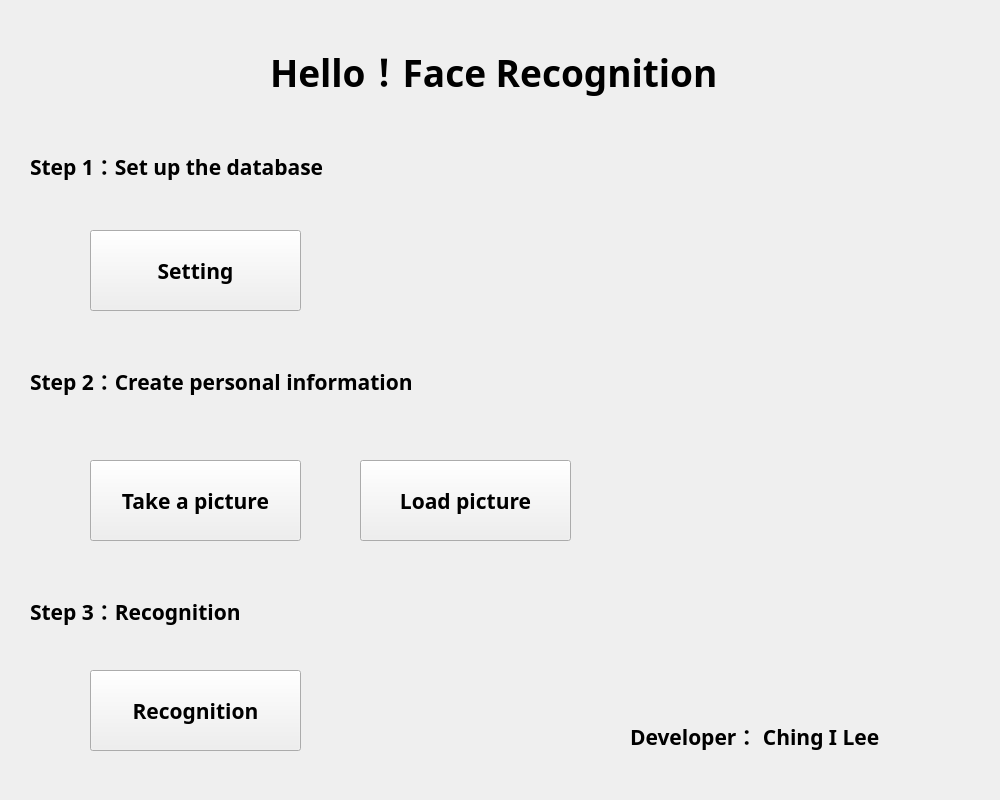
<?xml version="1.0" encoding="UTF-8"?>
<ui version="4.0">
 <class>MainWindow</class>
 <widget class="QMainWindow" name="MainWindow">
  <property name="geometry">
   <rect>
    <x>0</x>
    <y>0</y>
    <width>1000</width>
    <height>800</height>
   </rect>
  </property>
  <property name="minimumSize">
   <size>
    <width>1000</width>
    <height>800</height>
   </size>
  </property>
  <property name="maximumSize">
   <size>
    <width>1000</width>
    <height>800</height>
   </size>
  </property>
  <property name="windowTitle">
   <string>MainWindow</string>
  </property>
  <widget class="QWidget" name="centralwidget">
   <property name="maximumSize">
    <size>
     <width>1000</width>
     <height>1000</height>
    </size>
   </property>
   <widget class="QStackedWidget" name="stackedWidget">
    <property name="geometry">
     <rect>
      <x>10</x>
      <y>10</y>
      <width>971</width>
      <height>781</height>
     </rect>
    </property>
    <property name="currentIndex">
     <number>0</number>
    </property>
    <widget class="QWidget" name="MainPage">
     <widget class="QPushButton" name="PhotoButton">
      <property name="geometry">
       <rect>
        <x>80</x>
        <y>450</y>
        <width>211</width>
        <height>81</height>
       </rect>
      </property>
      <property name="font">
       <font>
        <family>Bahnschrift SemiBold SemiConden</family>
        <pointsize>16</pointsize>
        <weight>75</weight>
        <bold>true</bold>
       </font>
      </property>
      <property name="text">
       <string>Take a picture</string>
      </property>
     </widget>
     <widget class="QPushButton" name="LoadButton">
      <property name="geometry">
       <rect>
        <x>350</x>
        <y>450</y>
        <width>211</width>
        <height>81</height>
       </rect>
      </property>
      <property name="font">
       <font>
        <family>Bahnschrift SemiBold SemiConden</family>
        <pointsize>16</pointsize>
        <weight>75</weight>
        <bold>true</bold>
       </font>
      </property>
      <property name="text">
       <string>Load picture</string>
      </property>
     </widget>
     <widget class="QLabel" name="Step1_label">
      <property name="geometry">
       <rect>
        <x>20</x>
        <y>140</y>
        <width>811</width>
        <height>61</height>
       </rect>
      </property>
      <property name="minimumSize">
       <size>
        <width>800</width>
        <height>0</height>
       </size>
      </property>
      <property name="font">
       <font>
        <family>Bahnschrift SemiBold SemiConden</family>
        <pointsize>16</pointsize>
        <weight>75</weight>
        <bold>true</bold>
       </font>
      </property>
      <property name="text">
       <string>Step 1：Set up the database
</string>
      </property>
     </widget>
     <widget class="QLabel" name="main_label">
      <property name="geometry">
       <rect>
        <x>260</x>
        <y>10</y>
        <width>571</width>
        <height>101</height>
       </rect>
      </property>
      <property name="minimumSize">
       <size>
        <width>570</width>
        <height>0</height>
       </size>
      </property>
      <property name="font">
       <font>
        <family>Bahnschrift SemiBold SemiConden</family>
        <pointsize>28</pointsize>
        <weight>75</weight>
        <bold>true</bold>
       </font>
      </property>
      <property name="text">
       <string>Hello！Face Recognition</string>
      </property>
     </widget>
     <widget class="QLabel" name="Step2_label">
      <property name="geometry">
       <rect>
        <x>20</x>
        <y>340</y>
        <width>800</width>
        <height>61</height>
       </rect>
      </property>
      <property name="minimumSize">
       <size>
        <width>800</width>
        <height>0</height>
       </size>
      </property>
      <property name="font">
       <font>
        <family>Bahnschrift SemiBold SemiConden</family>
        <pointsize>16</pointsize>
        <weight>75</weight>
        <bold>true</bold>
       </font>
      </property>
      <property name="text">
       <string>Step 2：Create personal information</string>
      </property>
     </widget>
     <widget class="QPushButton" name="DBSetButton">
      <property name="geometry">
       <rect>
        <x>80</x>
        <y>220</y>
        <width>211</width>
        <height>81</height>
       </rect>
      </property>
      <property name="font">
       <font>
        <family>Bahnschrift SemiBold SemiConden</family>
        <pointsize>16</pointsize>
        <weight>75</weight>
        <bold>true</bold>
       </font>
      </property>
      <property name="text">
       <string>Setting</string>
      </property>
     </widget>
     <widget class="QLabel" name="Step3_label">
      <property name="geometry">
       <rect>
        <x>20</x>
        <y>570</y>
        <width>800</width>
        <height>61</height>
       </rect>
      </property>
      <property name="minimumSize">
       <size>
        <width>800</width>
        <height>0</height>
       </size>
      </property>
      <property name="font">
       <font>
        <family>Bahnschrift SemiBold SemiConden</family>
        <pointsize>16</pointsize>
        <weight>75</weight>
        <bold>true</bold>
       </font>
      </property>
      <property name="text">
       <string>Step 3：Recognition</string>
      </property>
     </widget>
     <widget class="QPushButton" name="RecogButton">
      <property name="geometry">
       <rect>
        <x>80</x>
        <y>660</y>
        <width>211</width>
        <height>81</height>
       </rect>
      </property>
      <property name="font">
       <font>
        <family>Bahnschrift SemiBold SemiConden</family>
        <pointsize>16</pointsize>
        <weight>75</weight>
        <bold>true</bold>
       </font>
      </property>
      <property name="text">
       <string>Recognition</string>
      </property>
     </widget>
     <widget class="QLabel" name="Developer_label">
      <property name="geometry">
       <rect>
        <x>620</x>
        <y>690</y>
        <width>341</width>
        <height>71</height>
       </rect>
      </property>
      <property name="minimumSize">
       <size>
        <width>241</width>
        <height>71</height>
       </size>
      </property>
      <property name="font">
       <font>
        <family>Bahnschrift SemiBold SemiConden</family>
        <pointsize>16</pointsize>
        <weight>75</weight>
        <bold>true</bold>
       </font>
      </property>
      <property name="text">
       <string>Developer： Ching I Lee</string>
      </property>
     </widget>
    </widget>
    <widget class="QWidget" name="DBpage">
     <widget class="QWidget" name="layoutWidget_2">
      <property name="geometry">
       <rect>
        <x>40</x>
        <y>330</y>
        <width>901</width>
        <height>72</height>
       </rect>
      </property>
      <layout class="QHBoxLayout" name="horizontalLayout_2">
       <item>
        <widget class="QLabel" name="DBPath">
         <property name="minimumSize">
          <size>
           <width>150</width>
           <height>70</height>
          </size>
         </property>
         <property name="maximumSize">
          <size>
           <width>200</width>
           <height>70</height>
          </size>
         </property>
         <property name="font">
          <font>
           <family>Bahnschrift SemiBold SemiConden</family>
           <pointsize>16</pointsize>
           <weight>75</weight>
           <bold>true</bold>
          </font>
         </property>
         <property name="text">
          <string>Database path：</string>
         </property>
        </widget>
       </item>
       <item>
        <widget class="QTextEdit" name="DBtext">
         <property name="minimumSize">
          <size>
           <width>0</width>
           <height>60</height>
          </size>
         </property>
         <property name="maximumSize">
          <size>
           <width>16777215</width>
           <height>60</height>
          </size>
         </property>
         <property name="font">
          <font>
           <family>Bahnschrift SemiBold SemiConden</family>
           <pointsize>16</pointsize>
           <weight>75</weight>
           <bold>true</bold>
          </font>
         </property>
         <property name="focusPolicy">
          <enum>Qt::NoFocus</enum>
         </property>
        </widget>
       </item>
       <item>
        <widget class="QPushButton" name="BrowseButton">
         <property name="minimumSize">
          <size>
           <width>120</width>
           <height>70</height>
          </size>
         </property>
         <property name="maximumSize">
          <size>
           <width>120</width>
           <height>70</height>
          </size>
         </property>
         <property name="font">
          <font>
           <family>Bahnschrift SemiBold SemiConden</family>
           <pointsize>16</pointsize>
           <weight>75</weight>
           <bold>true</bold>
          </font>
         </property>
         <property name="text">
          <string>browse</string>
         </property>
        </widget>
       </item>
      </layout>
     </widget>
     <widget class="QPushButton" name="DBSaveButton">
      <property name="geometry">
       <rect>
        <x>470</x>
        <y>630</y>
        <width>150</width>
        <height>70</height>
       </rect>
      </property>
      <property name="minimumSize">
       <size>
        <width>150</width>
        <height>70</height>
       </size>
      </property>
      <property name="maximumSize">
       <size>
        <width>400</width>
        <height>70</height>
       </size>
      </property>
      <property name="font">
       <font>
        <family>Bahnschrift SemiBold SemiConden</family>
        <pointsize>16</pointsize>
        <weight>75</weight>
        <bold>true</bold>
       </font>
      </property>
      <property name="text">
       <string>Save</string>
      </property>
     </widget>
     <widget class="QPushButton" name="DBBackButton">
      <property name="geometry">
       <rect>
        <x>680</x>
        <y>630</y>
        <width>150</width>
        <height>70</height>
       </rect>
      </property>
      <property name="minimumSize">
       <size>
        <width>150</width>
        <height>70</height>
       </size>
      </property>
      <property name="maximumSize">
       <size>
        <width>200</width>
        <height>70</height>
       </size>
      </property>
      <property name="font">
       <font>
        <family>Bahnschrift SemiBold SemiConden</family>
        <pointsize>16</pointsize>
        <weight>75</weight>
        <bold>true</bold>
       </font>
      </property>
      <property name="text">
       <string>Back</string>
      </property>
     </widget>
     <widget class="QLabel" name="DBSet_label">
      <property name="geometry">
       <rect>
        <x>50</x>
        <y>150</y>
        <width>571</width>
        <height>101</height>
       </rect>
      </property>
      <property name="font">
       <font>
        <family>Bahnschrift SemiBold SemiConden</family>
        <pointsize>18</pointsize>
        <weight>75</weight>
        <bold>true</bold>
       </font>
      </property>
      <property name="text">
       <string>Please select the database path to save.</string>
      </property>
     </widget>
     <widget class="QLabel" name="Step1_label_1">
      <property name="geometry">
       <rect>
        <x>30</x>
        <y>30</y>
        <width>401</width>
        <height>61</height>
       </rect>
      </property>
      <property name="font">
       <font>
        <family>Bahnschrift SemiBold SemiConden</family>
        <pointsize>24</pointsize>
        <weight>75</weight>
        <bold>true</bold>
       </font>
      </property>
      <property name="text">
       <string>Step 1：Database settings</string>
      </property>
     </widget>
    </widget>
    <widget class="QWidget" name="CameraPage">
     <widget class="QStackedWidget" name="CameraWidget">
      <property name="geometry">
       <rect>
        <x>20</x>
        <y>100</y>
        <width>931</width>
        <height>451</height>
       </rect>
      </property>
      <property name="currentIndex">
       <number>2</number>
      </property>
      <widget class="QWidget" name="CameraViewPage">
       <widget class="QCameraViewfinder" name="CameraView" native="true">
        <property name="geometry">
         <rect>
          <x>140</x>
          <y>30</y>
          <width>671</width>
          <height>391</height>
         </rect>
        </property>
        <property name="maximumSize">
         <size>
          <width>1000</width>
          <height>1000</height>
         </size>
        </property>
       </widget>
      </widget>
      <widget class="QWidget" name="CapturedImagePage">
       <widget class="QLabel" name="CapturedImage">
        <property name="geometry">
         <rect>
          <x>140</x>
          <y>30</y>
          <width>671</width>
          <height>391</height>
         </rect>
        </property>
        <property name="minimumSize">
         <size>
          <width>0</width>
          <height>0</height>
         </size>
        </property>
        <property name="maximumSize">
         <size>
          <width>1000</width>
          <height>1000</height>
         </size>
        </property>
        <property name="text">
         <string/>
        </property>
       </widget>
      </widget>
      <widget class="QWidget" name="ChooseImagePage">
       <widget class="QLabel" name="ChooseImage">
        <property name="geometry">
         <rect>
          <x>220</x>
          <y>20</y>
          <width>541</width>
          <height>411</height>
         </rect>
        </property>
        <property name="text">
         <string/>
        </property>
       </widget>
      </widget>
     </widget>
     <widget class="QWidget" name="layoutWidget">
      <property name="geometry">
       <rect>
        <x>30</x>
        <y>570</y>
        <width>901</width>
        <height>74</height>
       </rect>
      </property>
      <layout class="QHBoxLayout" name="horizontalLayout_3">
       <item>
        <widget class="QLabel" name="NameLabel">
         <property name="minimumSize">
          <size>
           <width>120</width>
           <height>70</height>
          </size>
         </property>
         <property name="maximumSize">
          <size>
           <width>150</width>
           <height>70</height>
          </size>
         </property>
         <property name="font">
          <font>
           <family>Bahnschrift SemiBold SemiConden</family>
           <pointsize>16</pointsize>
           <weight>75</weight>
           <bold>true</bold>
          </font>
         </property>
         <property name="text">
          <string>Your name：</string>
         </property>
        </widget>
       </item>
       <item>
        <widget class="QTextEdit" name="Nametext">
         <property name="minimumSize">
          <size>
           <width>300</width>
           <height>60</height>
          </size>
         </property>
         <property name="maximumSize">
          <size>
           <width>300</width>
           <height>60</height>
          </size>
         </property>
         <property name="font">
          <font>
           <family>Bahnschrift SemiBold SemiConden</family>
           <pointsize>16</pointsize>
           <weight>75</weight>
           <bold>true</bold>
          </font>
         </property>
        </widget>
       </item>
       <item>
        <widget class="QLabel" name="NameWarn">
         <property name="font">
          <font>
           <family>Bahnschrift SemiBold SemiConden</family>
           <pointsize>16</pointsize>
           <weight>75</weight>
           <bold>true</bold>
          </font>
         </property>
         <property name="text">
          <string/>
         </property>
        </widget>
       </item>
      </layout>
     </widget>
     <widget class="QWidget" name="layoutWidget">
      <property name="geometry">
       <rect>
        <x>20</x>
        <y>680</y>
        <width>911</width>
        <height>72</height>
       </rect>
      </property>
      <layout class="QHBoxLayout" name="horizontalLayout">
       <item>
        <widget class="QStackedWidget" name="ButtonWidget">
         <property name="minimumSize">
          <size>
           <width>300</width>
           <height>70</height>
          </size>
         </property>
         <property name="currentIndex">
          <number>0</number>
         </property>
         <widget class="QWidget" name="PhotoPage">
          <widget class="QPushButton" name="CaptureButton">
           <property name="geometry">
            <rect>
             <x>0</x>
             <y>0</y>
             <width>300</width>
             <height>70</height>
            </rect>
           </property>
           <property name="minimumSize">
            <size>
             <width>300</width>
             <height>70</height>
            </size>
           </property>
           <property name="maximumSize">
            <size>
             <width>400</width>
             <height>70</height>
            </size>
           </property>
           <property name="font">
            <font>
             <family>Bahnschrift SemiBold SemiConden</family>
             <pointsize>16</pointsize>
             <weight>75</weight>
             <bold>true</bold>
            </font>
           </property>
           <property name="text">
            <string>Take a picture</string>
           </property>
          </widget>
         </widget>
         <widget class="QWidget" name="LoadPage">
          <widget class="QPushButton" name="ChooseButton">
           <property name="geometry">
            <rect>
             <x>0</x>
             <y>0</y>
             <width>300</width>
             <height>70</height>
            </rect>
           </property>
           <property name="minimumSize">
            <size>
             <width>300</width>
             <height>70</height>
            </size>
           </property>
           <property name="maximumSize">
            <size>
             <width>400</width>
             <height>70</height>
            </size>
           </property>
           <property name="font">
            <font>
             <family>Bahnschrift SemiBold SemiConden</family>
             <pointsize>16</pointsize>
             <weight>75</weight>
             <bold>true</bold>
            </font>
           </property>
           <property name="text">
            <string>Choose picture</string>
           </property>
          </widget>
         </widget>
        </widget>
       </item>
       <item>
        <spacer name="horizontalSpacer_2">
         <property name="orientation">
          <enum>Qt::Horizontal</enum>
         </property>
         <property name="sizeHint" stdset="0">
          <size>
           <width>88</width>
           <height>20</height>
          </size>
         </property>
        </spacer>
       </item>
       <item>
        <widget class="QPushButton" name="SaveButton">
         <property name="minimumSize">
          <size>
           <width>230</width>
           <height>70</height>
          </size>
         </property>
         <property name="maximumSize">
          <size>
           <width>400</width>
           <height>70</height>
          </size>
         </property>
         <property name="font">
          <font>
           <family>Bahnschrift SemiBold SemiConden</family>
           <pointsize>16</pointsize>
           <weight>75</weight>
           <bold>true</bold>
          </font>
         </property>
         <property name="text">
          <string>Save picture</string>
         </property>
        </widget>
       </item>
       <item>
        <spacer name="horizontalSpacer_3">
         <property name="orientation">
          <enum>Qt::Horizontal</enum>
         </property>
         <property name="sizeHint" stdset="0">
          <size>
           <width>88</width>
           <height>20</height>
          </size>
         </property>
        </spacer>
       </item>
       <item>
        <widget class="QPushButton" name="BackButton">
         <property name="minimumSize">
          <size>
           <width>120</width>
           <height>70</height>
          </size>
         </property>
         <property name="maximumSize">
          <size>
           <width>200</width>
           <height>70</height>
          </size>
         </property>
         <property name="font">
          <font>
           <family>Bahnschrift SemiBold SemiConden</family>
           <pointsize>16</pointsize>
           <weight>75</weight>
           <bold>true</bold>
          </font>
         </property>
         <property name="text">
          <string>Back</string>
         </property>
        </widget>
       </item>
      </layout>
     </widget>
     <widget class="QLabel" name="Step2_label_2">
      <property name="geometry">
       <rect>
        <x>30</x>
        <y>30</y>
        <width>831</width>
        <height>61</height>
       </rect>
      </property>
      <property name="minimumSize">
       <size>
        <width>800</width>
        <height>61</height>
       </size>
      </property>
      <property name="font">
       <font>
        <family>Bahnschrift SemiBold SemiConden</family>
        <pointsize>24</pointsize>
        <weight>75</weight>
        <bold>true</bold>
       </font>
      </property>
      <property name="text">
       <string>Step 2：Create personal information</string>
      </property>
     </widget>
    </widget>
    <widget class="QWidget" name="RecogPage">
     <widget class="QLabel" name="Step3_label_2">
      <property name="geometry">
       <rect>
        <x>30</x>
        <y>30</y>
        <width>800</width>
        <height>61</height>
       </rect>
      </property>
      <property name="minimumSize">
       <size>
        <width>800</width>
        <height>0</height>
       </size>
      </property>
      <property name="font">
       <font>
        <family>Bahnschrift SemiBold SemiConden</family>
        <pointsize>24</pointsize>
        <weight>75</weight>
        <bold>true</bold>
       </font>
      </property>
      <property name="text">
       <string>Step 3：Recognition</string>
      </property>
     </widget>
     <widget class="QPushButton" name="RecogBackButton">
      <property name="geometry">
       <rect>
        <x>780</x>
        <y>630</y>
        <width>150</width>
        <height>70</height>
       </rect>
      </property>
      <property name="minimumSize">
       <size>
        <width>150</width>
        <height>70</height>
       </size>
      </property>
      <property name="maximumSize">
       <size>
        <width>200</width>
        <height>70</height>
       </size>
      </property>
      <property name="font">
       <font>
        <family>Bahnschrift SemiBold SemiConden</family>
        <pointsize>16</pointsize>
        <weight>75</weight>
        <bold>true</bold>
       </font>
      </property>
      <property name="text">
       <string>Back</string>
      </property>
     </widget>
     <widget class="QLabel" name="RecogName_label">
      <property name="geometry">
       <rect>
        <x>190</x>
        <y>580</y>
        <width>361</width>
        <height>121</height>
       </rect>
      </property>
      <property name="font">
       <font>
        <family>Bahnschrift SemiBold SemiConden</family>
        <pointsize>28</pointsize>
        <weight>75</weight>
        <bold>true</bold>
       </font>
      </property>
      <property name="text">
       <string/>
      </property>
     </widget>
     <widget class="QPushButton" name="RecogStartButton">
      <property name="geometry">
       <rect>
        <x>589</x>
        <y>630</y>
        <width>171</width>
        <height>70</height>
       </rect>
      </property>
      <property name="minimumSize">
       <size>
        <width>150</width>
        <height>70</height>
       </size>
      </property>
      <property name="maximumSize">
       <size>
        <width>200</width>
        <height>70</height>
       </size>
      </property>
      <property name="font">
       <font>
        <family>Bahnschrift SemiBold SemiConden</family>
        <pointsize>16</pointsize>
        <weight>75</weight>
        <bold>true</bold>
       </font>
      </property>
      <property name="text">
       <string>Recognition</string>
      </property>
     </widget>
     <widget class="QStackedWidget" name="RecogWidget">
      <property name="geometry">
       <rect>
        <x>10</x>
        <y>100</y>
        <width>931</width>
        <height>451</height>
       </rect>
      </property>
      <property name="currentIndex">
       <number>1</number>
      </property>
      <widget class="QWidget" name="RecogViewPage">
       <widget class="QCameraViewfinder" name="RecogView" native="true">
        <property name="geometry">
         <rect>
          <x>140</x>
          <y>30</y>
          <width>671</width>
          <height>391</height>
         </rect>
        </property>
        <property name="maximumSize">
         <size>
          <width>1000</width>
          <height>1000</height>
         </size>
        </property>
       </widget>
      </widget>
      <widget class="QWidget" name="RecogImagePage">
       <widget class="QLabel" name="RecogImage">
        <property name="geometry">
         <rect>
          <x>140</x>
          <y>30</y>
          <width>671</width>
          <height>391</height>
         </rect>
        </property>
        <property name="minimumSize">
         <size>
          <width>0</width>
          <height>0</height>
         </size>
        </property>
        <property name="maximumSize">
         <size>
          <width>1000</width>
          <height>1000</height>
         </size>
        </property>
        <property name="text">
         <string/>
        </property>
       </widget>
      </widget>
     </widget>
    </widget>
   </widget>
  </widget>
 </widget>
 <customwidgets>
  <customwidget>
   <class>QCameraViewfinder</class>
   <extends>QWidget</extends>
   <header location="global">PyQt5.QtMultimediaWidgets</header>
   <container>1</container>
  </customwidget>
 </customwidgets>
 <resources/>
 <connections/>
</ui>
